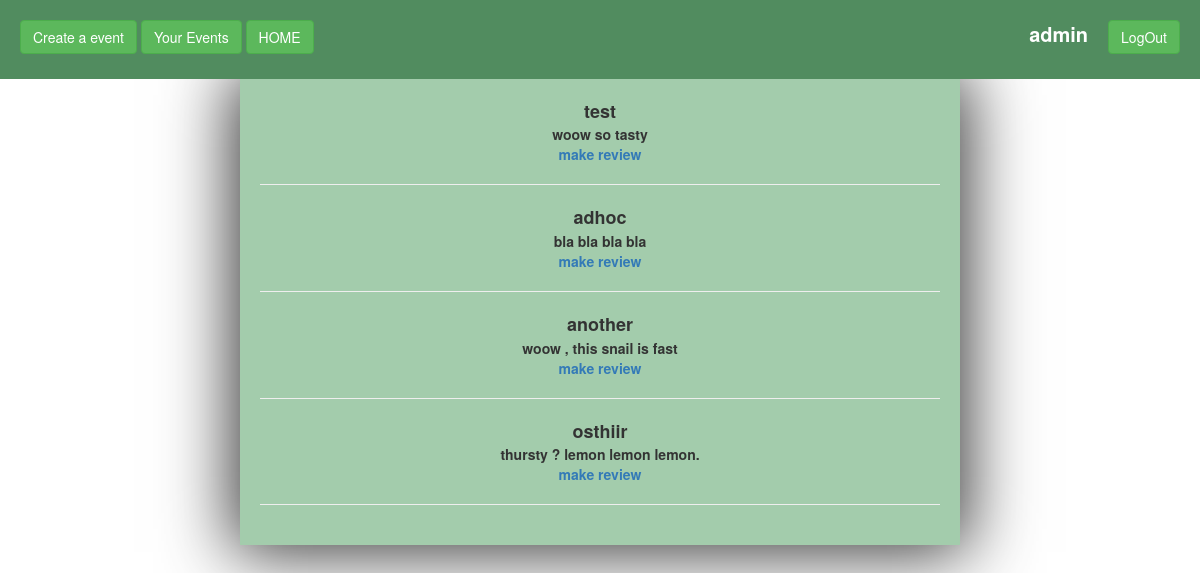
The page /user.php (signed in) on the database its author committed.
### tables this page shows
CREATE TABLE IF NOT EXISTS `event` (
  `evid` int(11) NOT NULL AUTO_INCREMENT,
  `name` varchar(200) DEFAULT NULL,
  `des` text,
  `uid` int(11) DEFAULT NULL,
  PRIMARY KEY (`evid`),
  KEY `uid` (`uid`)
);

### user.php (the view, shortened to what this page needs)
<?php
include 'conn.php';
?>
<!DOCTYPE html>
<html>
<head>
	<link rel="stylesheet" href="https://maxcdn.bootstrapcdn.com/bootstrap/3.3.7/css/bootstrap.min.css">
</head>
<body>
<div class="header">
	<a style="float:right;" class="btn btn-success" href="logout.php">LogOut</a>
	<p style="font-size: 20px;color: white;font-weight: bold; float: right;padding-right: 20px;"><?php echo $_SESSION['u']; ?></p>
	<a class="btn btn-success" href="create.php">Create a event</a>
	<a class="btn btn-success" href="show.php">Your Events</a>
	<a href="user.php" class="btn btn-success">HOME</a>
</div>
<div class="bo">
	<?php
	$shev = "select * from event";
	$r = $pdo->query($shev);
	foreach ($r as $val) {
		$id = $val['evid'];
		echo "<p>".$val['name']."</p><b>".$val['des']."<b><br>";
		echo "<a href='rev.php?eid=$id'>make review</a><br><hr>";
	}
?>
</div>
</body>
</html>

### user.php (style rules this page uses)
.header { width: 100%; background-color: #518c5f; padding: 20px; display: inline-block; }
.bo { width: 60%; margin:0 auto; background-color: #a3ccac; box-shadow: 0px 0px 66px 7px; padding: 20px; text-align: center; }
.bo p { font-weight: bold; font-size: 18px; margin:0; padding: 0; }

### rows shown on the page
event: name "test", des "woow so tasty"
event: name "adhoc", des "bla bla bla bla"
event: name "another", des "woow , this snail is fast"
event: name "osthiir", des "thursty ? lemon lemon lemon."

### other values the page prints
$_SESSION['u'] "admin"
